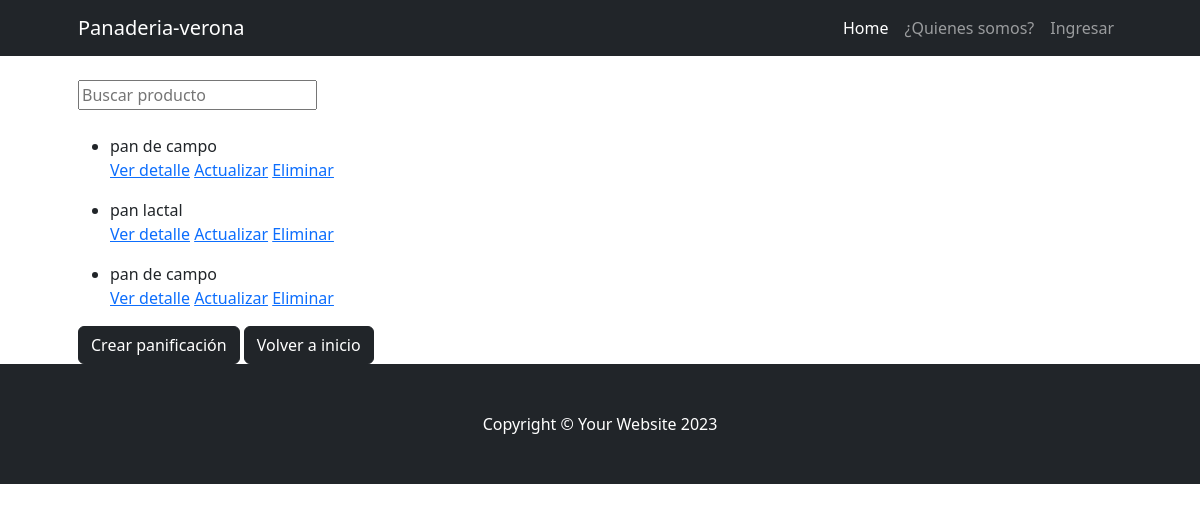
The page /panificacion/panificacion/list/ on the database as committed earlier.
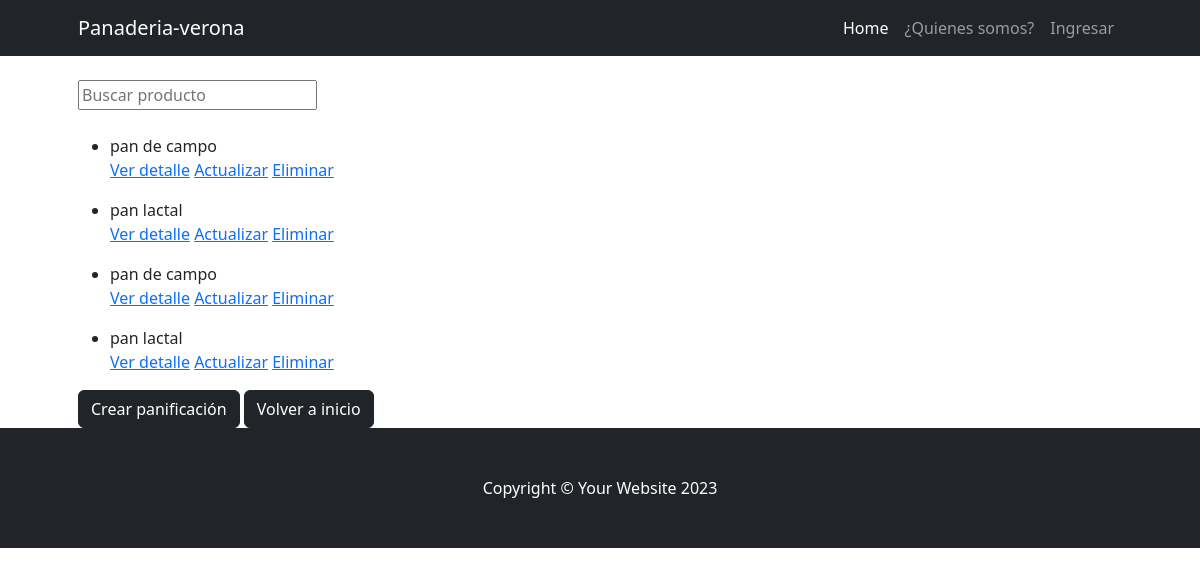
The same page on the database as committed later.
### panificacion/models.py (models this page shows)
class panificacion(models.Model):
  nombre = models.CharField(max_length=50)
  descripcion = models.CharField(max_length=250, null=True, blank = True, verbose_name= "descripcion")

### panificacion/views.py (the view)
# urls.py: path("panificacion/list/",views.panificacionlist.as_view(), name = "panificacion_list"),
class panificacionlist(ListView):
    model = models.panificacion
    def get_queryset(self):
        if self.request.GET.get("buscar"):
            consulta = self.request.GET.get("buscar")
            object_list = models.panificacion.objects.filter(nombre__icontains=consulta)
        else:
            object_list = models.panificacion.objects.all()
        return object_list

### panificacion/templates/panificacion/panificacion_list.html
{% extends 'panificacion/base.html' %}
{% block content %}
<div class="py-4">
    <form action="" method="get">
        <input type="text" name="buscar" placeholder="Buscar producto">
    </form>
</div>
{% for panificacion in object_list %}
<ul>
   <li>{{ panificacion.nombre }}</li>
   <a href="{% url 'panificacion:panificacion_detail' panificacion.id %}">Ver detalle</a>
   <a href="{% url 'panificacion:panificacion_update' panificacion.id %}">Actualizar</a>
   <a href="{% url 'panificacion:panificacion_delete' panificacion.id %}">Eliminar</a>
</ul>
{% endfor %}
<a href="{% url 'panificacion:panificacion_create' %}" class="btn btn-dark">Crear panificación</a>
<a href="{% url 'panificacion:index' %}" class="btn btn-dark">Volver a inicio</a>
{% endblock content %}

Rows that differ between the two databases and show on the page:
added panificacion: nombre "pan lactal"
